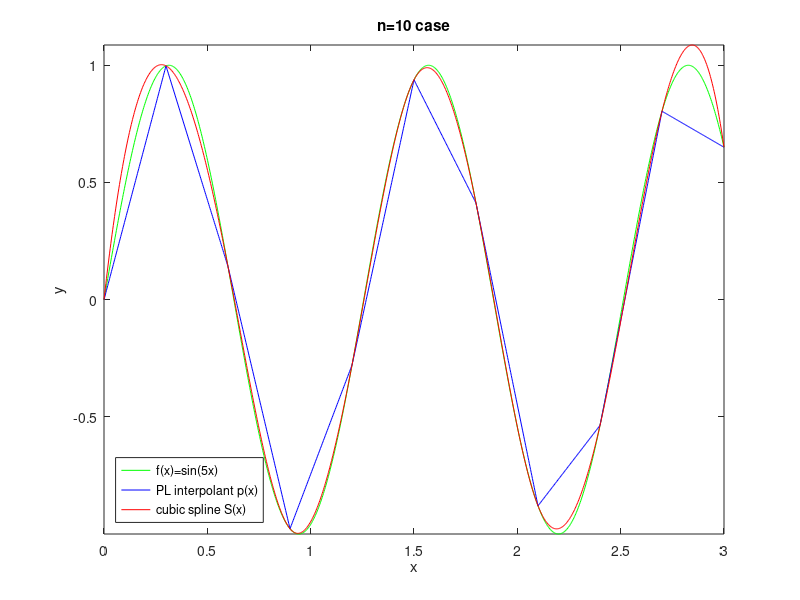
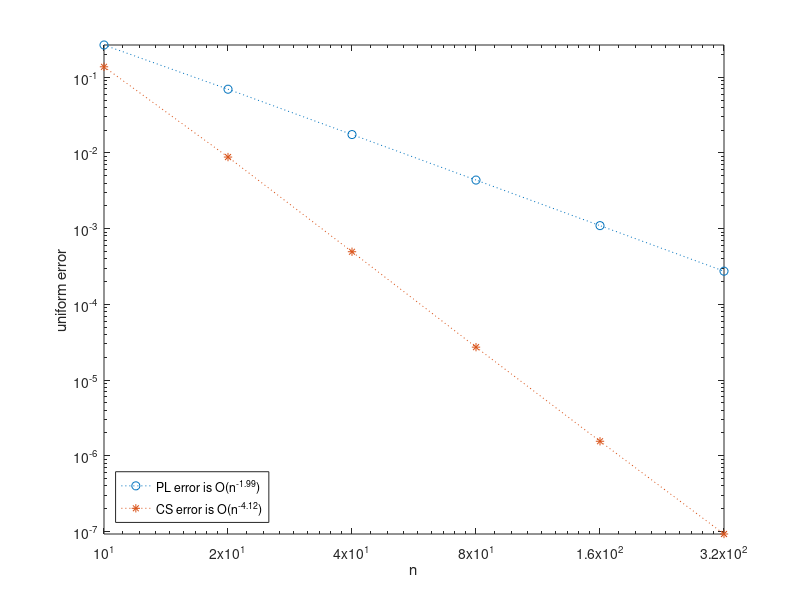

Here is the MATLAB script that generated these plots, in order:
% CSEXPERIMENT  Plot and compare accuracy of piecewise-linear (PL) and
% cubic spline (CS) interpolation of  f(x) = sin(5x)  on [0,3].

nn = [10 20 40 80 160 320];
plerr = zeros(size(nn));
cserr = plerr;
for q = 1:length(nn)
    n = nn(q);
    t = linspace(0,3,n+1);     % nodes
    y = sin(5*t);              % points are (t(k),y(k))
    xx = linspace(0,3,1001);   % used to plot and measure
    yy = sin(5*xx);
    plerr(q) = norm(yy - interp1(t,y,xx), 'inf');
    cserr(q) = norm(yy - interp1(t,y,xx,'spline'), 'inf');
    if q == 1  % show lowest resolution interpolation result
        figure(1)
        plot(xx,yy,'g', xx,interp1(t,y,xx),'b', xx,interp1(t,y,xx,'spline'),'r')
        legend('f(x)=sin(5x)','PL interpolant p(x)','cubic spline S(x)',...
               'location','southwest')
        title('n=10 case')
        xlabel x,  ylabel y
        axis tight
    end
end
ppl = polyfit(log(nn),log(plerr),1);
pcs = polyfit(log(nn),log(cserr),1);
figure(2)
loglog(nn,plerr,'o:', nn,cserr,'*:')
legend(sprintf('PL error is O(n^{%.2f})',ppl(1)),...
       sprintf('CS error is O(n^{%.2f})',pcs(1)),...
       'location','southwest')
xlabel n,  ylabel('uniform error')
set(gca,'xtick',nn)
axis tight
